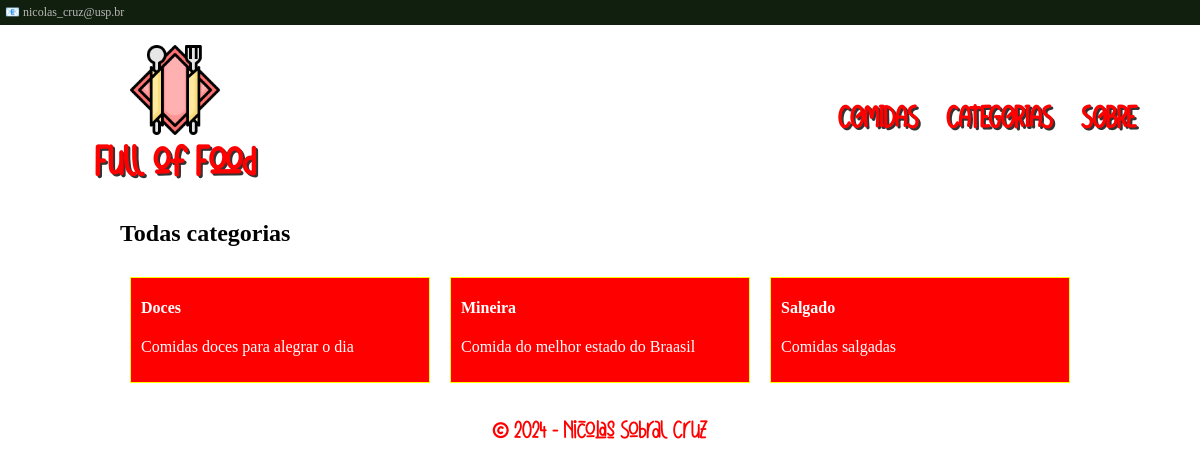
/comidas/category/, run on the app's committed database.
### comidas/models.py (models this page shows, shortened)
class Category(models.Model):
    nome=models.CharField(max_length=255)
    descricao=models.CharField(max_length=1000)
    post = models.ManyToManyField(Post)

### comidas/views.py (the view)
# urls.py: path('category/', views.categoryListView.as_view(), name='categoryList'),
class categoryListView(generic.ListView):
    model=Category
    template_name='comidas/listCategory.html'

### comidas/templates/comidas/listCategory.html
{% extends 'base.html' %}
{% block content %}
<h2>Todas categorias</h2>
{% if category_list %}
<section class="categorias">
  {% for category in category_list %}
  <article class="categoria-card">
    <a href="{% url 'comidas:categoryDetail' category.id %}">
        <h4>{{category.nome}}</h4>
        <p>{{category.descricao}}</p>
    </a>
  </article>
  {% endfor %}
</section>
{% else %}
<p>Não foi encontrado nenhum post.</p>
{% endif %}
{% endblock content %}

### static/style.css (style rules this page uses)
:root { font-size: 16px; }
body { margin:0; }
.categorias, .posts, .cabecalho { flex-direction: row; display: flex; justify-content: space-between; flex-wrap: wrap; }
.categoria-card, .post-card { display: flex; margin: 10px; min-height: 92px; flex-grow: 3; flex-basis: 100px; align-items: center; background-color: red; padding: 10px; padding-top: 0; border: yellow solid 1px; }
.categoria-card a, .post-card a { text-decoration: none; color: #fff; }
.categoria-card p, .post-card p { margin-top: 0; }

### data on the page
Category: nome "Doces", descricao "Comidas doces para alegrar o dia"
Category: nome "Mineira", descricao "Comida do melhor estado do Braasil"
Category: nome "Salgado", descricao "Comidas salgadas"
